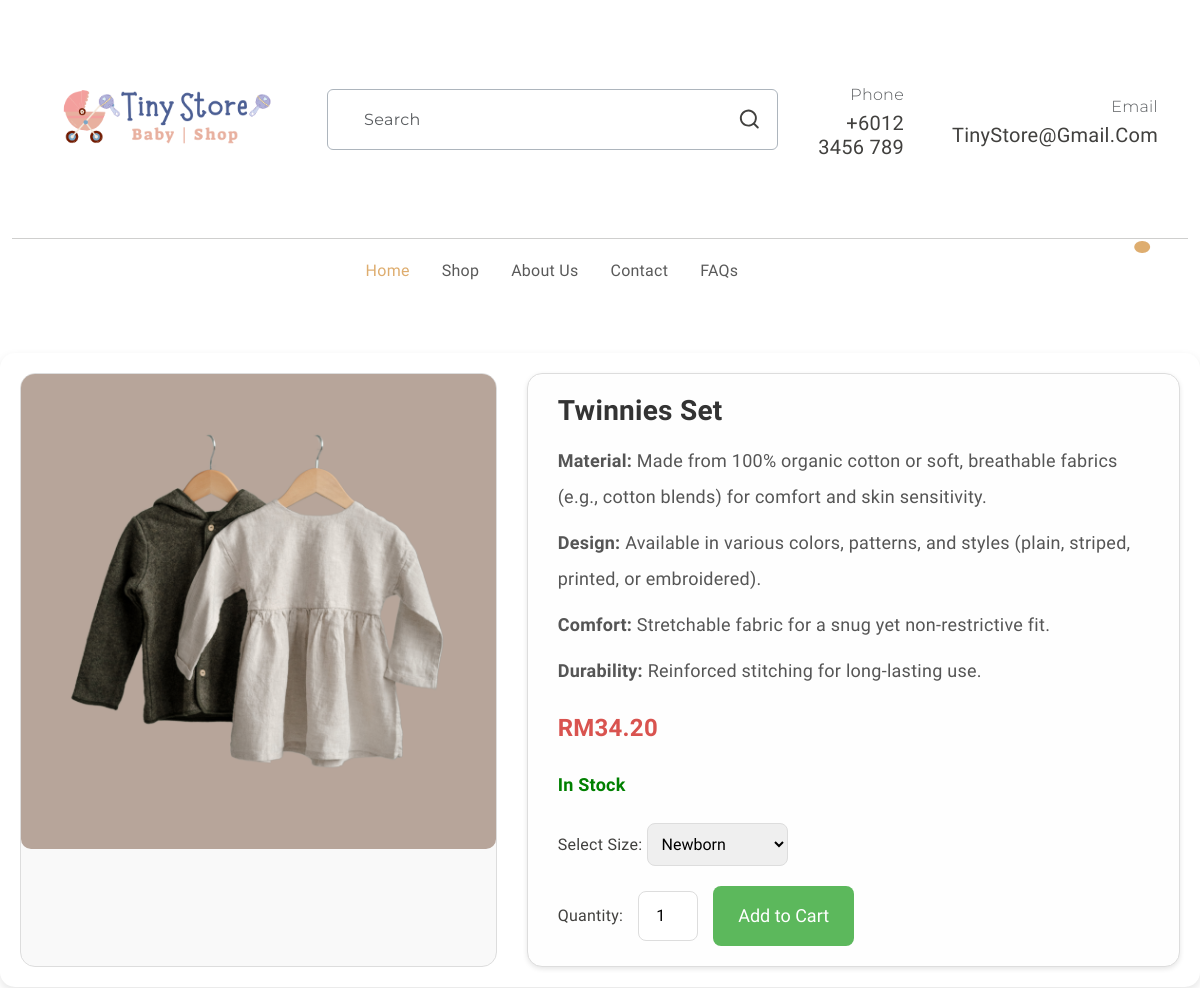
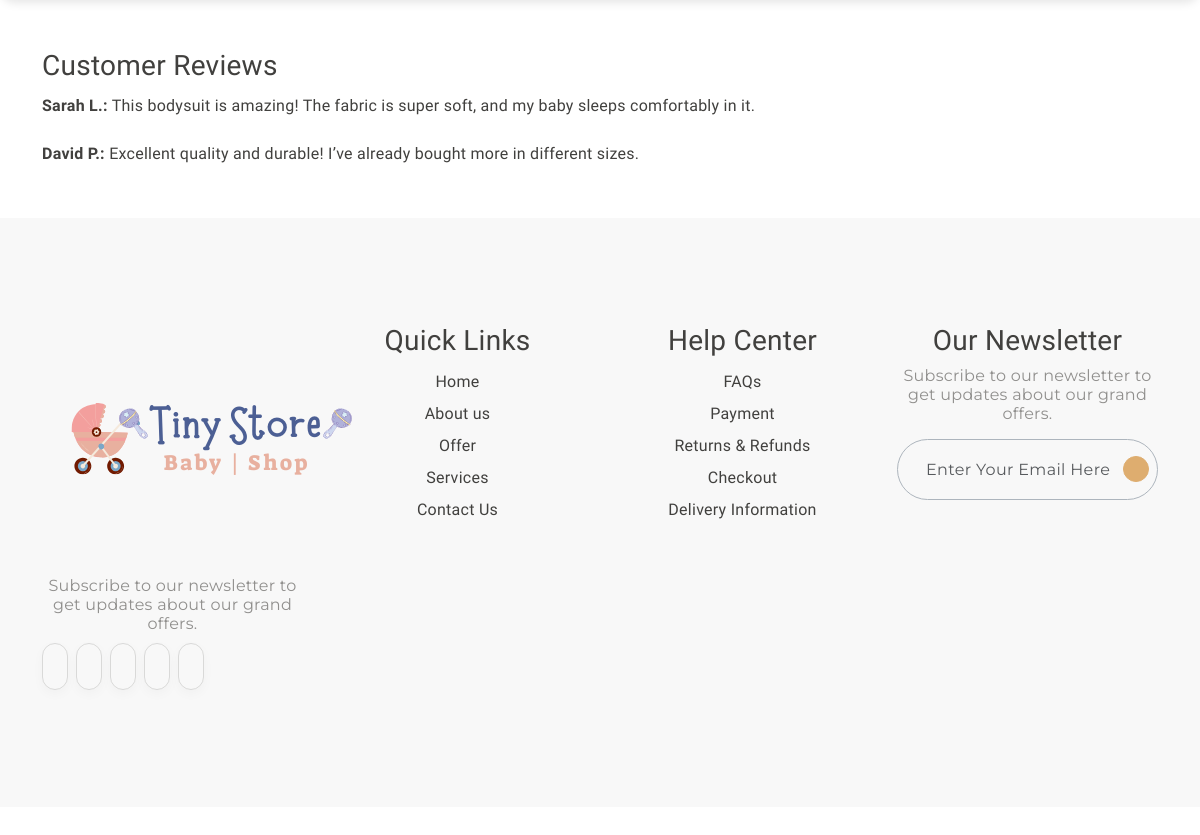
The page /baju1Detail.php on the database its author committed (2 pictures, top to bottom).
### tables this page shows
CREATE TABLE `products` (
  `product_id` int(11) NOT NULL,
  `name` varchar(255) NOT NULL,
  `category` varchar(100) NOT NULL,
  `price` decimal(10,2) NOT NULL,
  `image` varchar(255) DEFAULT NULL,
  `is_featured` tinyint(1) DEFAULT 0,
  `created_at` timestamp NOT NULL DEFAULT current_timestamp()
);

### baju1Detail.php (the view, shortened to what this page needs)
<?php
include 'db_connect.php';
$product_id = isset($_GET['product_id']) ? intval($_GET['product_id']) : 1;
$sql = "SELECT * FROM products WHERE product_id = ?";
$stmt = $conn->prepare($sql);
$stmt->bind_param("i", $product_id);
$stmt->execute();
$result = $stmt->get_result();
if ($result->num_rows > 0) {
  $product = $result->fetch_assoc();
} else {
  echo "Product not found.";
  exit;
}
?>
<!DOCTYPE html>
<html lang="en">
<head>
  <link rel="stylesheet" href="detail.css">
  <link rel="stylesheet" href="https://cdn.jsdelivr.net/npm/swiper@9/swiper-bundle.min.css" />
  <link href="https://cdn.jsdelivr.net/npm/bootstrap@5.3.0-alpha3/dist/css/bootstrap.min.css" rel="stylesheet"
>
  <link rel="stylesheet" type="text/css" href="css/vendor.css">
  <link rel="stylesheet" type="text/css" href="style.css">
</head>
<body>
  <header>
    <div class="container py-2">
      <div class="row py-4 pb-0 pb-sm-4 align-items-center ">
        <div class="col-sm-4 col-lg-3 text-center text-sm-start">
          <div class="main-logo">
            <a href="index.php">
              <img src="images/logo.png" alt="logo" class="img-fluid">
            </a>
          </div>
        </div>
        <div class="col-sm-6 offset-sm-2 offset-md-0 col-lg-5 d-none d-lg-block">
          <div class="search-bar border rounded-2 px-3 border-dark-subtle">
            <form id="search-form" class="text-center d-flex align-items-center" action="" method="">
              <input type="text" class="form-control border-0 bg-transparent"
                placeholder="Search" />
              <svg xmlns="http://www.w3.org/2000/svg" width="24" height="24" viewBox="0 0 24 24">
                <path fill="currentColor"
                  d="M21.71 20.29L18 16.61A9 9 0 1 0 16.61 18l3.68 3.68a1 1 0 0 0 1.42 0a1 1 0 0 0 0-1.39ZM11 18a7 7 0 1 1 7-7a7 7 0 0 1-7 7Z" />
              </svg>
            </form>
          </div>
        </div>
        <div
          class="col-sm-8 col-lg-4 d-flex justify-content-end gap-5 align-items-center mt-4 mt-sm-0 justify-content-center justify-content-sm-end">
          <div class="support-box text-end d-none d-xl-block">
            <span class="fs-6 secondary-font text-muted">Phone</span>
            <h5 class="mb-0">+6012 3456 789</h5>
          </div>
          <div class="support-box text-end d-none d-xl-block">
            <span class="fs-6 secondary-font text-muted">Email</span>
            <h5 class="mb-0">TinyStore@gmail.com</h5>
          </div>
        </div>
      </div>
    </div>
    <div class="container-fluid">
      <hr class="m-0">
    </div>
    <div class="container">
      <nav class="main-menu d-flex navbar navbar-expand-lg ">
        <div class="offcanvas offcanvas-end" tabindex="-1" id="offcanvasNavbar" aria-labelledby="offcanvasNavbarLabel">
          <div class="offcanvas-body justify-content-between">
            <ul class="navbar-nav menu-list list-unstyled d-flex gap-md-3 mb-0">
              <li class="nav-item">
                 <a href="index.php" class="nav-link active">Home</a>
              </li>
              <li class="nav-item">
                <a href="productPage.html" class="nav-link">Shop</a>
              </li>
              <li class="nav-item">
                <a href="aboutUs.html" class="nav-link">About Us</a>
              </li>
              <li class="nav-item">
                <a href="contactUs.html" class="nav-link">Contact</a>
              </li>
              <li class="nav-item">
                <a href="faq.html" class="nav-link">FAQs</a>
              </li>
            </ul>
            <div class="d-none d-lg-flex align-items-end">
              <ul class="d-flex justify-content-end list-unstyled m-0">
                <li>
                </li>
                <li>
                </li>
                <li class="">
                  <a href="index.php" class="mx-3" data-bs-toggle="offcanvas" data-bs-target="#offcanvasCart"
                    aria-controls="offcanvasCart">
                    <span class="position-absolute translate-middle badge rounded-circle bg-primary pt-2">
                    </span>
                  </a>
                </li>
              </ul>
            </div>
          </div>
        </div>
      </nav>
    </div>
  </header>
  <div class="container1">
    <div class="product-image">
      <img src="images/<?php echo htmlspecialchars($product['image'] ?? 'default.png'); ?>" alt="<?php echo htmlspecialchars($product['name']); ?>">
    </div>
    <div class="product-details">
      <h2><?php echo htmlspecialchars($product['name']); ?></h2>
      <p><strong>Material:</strong> Made from 100% organic cotton or soft, breathable fabrics (e.g., cotton blends) for comfort and skin sensitivity.</p>
      <p><strong>Design:</strong> Available in various colors, patterns, and styles (plain, striped, printed, or embroidered).</p>
      <p><strong>Comfort:</strong> Stretchable fabric for a snug yet non-restrictive fit.</p>
      <p><strong>Durability:</strong> Reinforced stitching for long-lasting use.</p>
      <p class="price">RM<?php echo number_format($product['price'], 2); ?></p>
      <p class="stock-status in-stock">In Stock</p>
      <div class="size-selection">
        <label for="size">Select Size: </label>
        <select id="size">
          <option value="newborn">Newborn</option>
        </select>
      </div>
      <div class="add-to-cart">
        <label for="quantity">Quantity:</label>
        <input type="number" id="quantity" value="1" min="1">
        <button>Add to Cart</button>
      </div>
    </div>
  </div>
  <div class="container reviews">
    <h3>Customer Reviews</h3>
    <p><strong>Sarah L.:</strong> This bodysuit is amazing! The fabric is super soft, and my baby sleeps comfortably in
      it.</p>
    <p><strong>David P.:</strong> Excellent quality and durable! I’ve already bought more in different sizes.</p>
  </div>
  <footer id="footer" class="my-5">
    <div class="container py-5 my-5">
      <div class="row">
        <div class="col-md-3">
          <div class="footer-menu">
            <img src="images/logo.png" alt="logo">
            <p class="blog-paragraph fs-6 mt-3">Subscribe to our newsletter to get updates about our grand offers.</p>
            <div class="social-links">
              <ul class="d-flex list-unstyled gap-2">
                <li class="social">
                  <a href="#">
                    <iconify-icon class="social-icon" icon="ri:facebook-fill"></iconify-icon>
                  </a>
                </li>
                <li class="social">
                  <a href="#">
                    <iconify-icon class="social-icon" icon="ri:twitter-fill"></iconify-icon>
                  </a>
                </li>
                <li class="social">
                  <a href="#">
                    <iconify-icon class="social-icon" icon="ri:pinterest-fill"></iconify-icon>
                  </a>
                </li>
                <li class="social">
                  <a href="#">
                    <iconify-icon class="social-icon" icon="ri:instagram-fill"></iconify-icon>
                  </a>
                </li>
                <li class="social">
                  <a href="#">
                    <iconify-icon class="social-icon" icon="ri:youtube-fill"></iconify-icon>
                  </a>
                </li>
              </ul>
            </div>
          </div>
        </div>
        <div class="col-md-3">
          <div class="footer-menu">
            <h3>Quick Links</h3>
            <ul class="menu-list list-unstyled">
              <li class="menu-item">
                <a href="#" class="nav-link">Home</a>
              </li>
              <li class="menu-item">
                <a href="aboutUs.html" class="dropdown-item">About us</a>
              </li>
              <li class="menu-item">
                <a href="#" class="nav-link">Offer </a>
              </li>
              <li class="menu-item">
                <a href="#" class="nav-link">Services</a>
              </li>
              <li class="menu-item">
                <a href="#" class="nav-link">Contact Us</a>
              </li>
            </ul>
          </div>
        </div>
        <div class="col-md-3">
          <div class="footer-menu">
            <h3>Help Center</h5>
              <ul class="menu-list list-unstyled">
                <li class="menu-item">
                  <a href="faq.html" class="nav-link">FAQs</a>
                </li>
                <li class="menu-item">
                  <a href="#" class="nav-link">Payment</a>
                </li>
                <li class="menu-item">
                  <a href="#" class="nav-link">Returns & Refunds</a>
                </li>
                <li class="menu-item">
                  <a href="#" class="nav-link">Checkout</a>
                </li>
                <li class="menu-item">
                  <a href="#" class="nav-link">Delivery Information</a>
                </li>
              </ul>
          </div>
        </div>
        <div class="col-md-3">
          <div>
            <h3>Our Newsletter</h3>
            <p class="blog-paragraph fs-6">Subscribe to our newsletter to get updates about our grand offers.</p>
            <div class="search-bar border rounded-pill border-dark-subtle px-2">
              <form class="text-center d-flex align-items-center" action="" method="">
                <input type="text" class="form-control border-0 bg-transparent" placeholder="Enter your email here" />
                <iconify-icon class="send-icon" icon="tabler:location-filled"></iconify-icon>
              </form>
            </div>
          </div>
        </div>
      </div>
    </div>
  </footer>
</body>
</html>

### detail.css (style rules this page uses)
body { font-family: Arial, sans-serif; margin: 0; padding: 0; background-color: #f4f4f9; }
.container1 { max-width: 1200px; margin: 50px auto; padding: 20px; display: flex; flex-wrap: wrap; gap: 30px; background-color: #ffffff; border-radius: 15px; box-shadow: 0 4px 10px rgba(0, 0, 0, 0.1); overflow: hidden; }
.product-image { flex: 1 1 400px; text-align: center; border-radius: 15px; overflow: hidden; border: 1px solid #ddd; background-color: #f9f9f9; }
.product-image img { max-width: 100%; border-radius: 10px; transition: transform 0.3s ease; }
.product-details { flex: 2 1 500px; background-color: #fefefe; padding: 20px 30px; border-radius: 15px; border: 1px solid #ddd; box-shadow: 0 2px 5px rgba(0, 0, 0, 0.1); }
.product-details h2 { font-size: 28px; font-weight: bold; color: #333; margin-bottom: 15px; }
.product-details p { font-size: 18px; color: #555; margin: 10px 0; }
.product-details .price { font-size: 24px; font-weight: bold; color: #d9534f; margin: 15px 0; }
.stock-status { font-size: 16px; margin: 10px 0; }
.stock-status.in-stock { color: green; font-weight: bold; }
.badge { padding: 5px 10px; border-radius: 12px; font-size: 14px; font-weight: bold; }
.size-selection { margin: 20px 0; }
.size-selection select { padding: 10px; font-size: 16px; border: 1px solid #ddd; border-radius: 8px; }
.add-to-cart { display: flex; align-items: center; gap: 15px; margin-top: 20px; }
.add-to-cart button { padding: 12px 25px; font-size: 18px; background-color: #5cb85c; color: white; border: none; border-radius: 8px; cursor: pointer; transition: background-color 0.3s ease; }
.add-to-cart input { width: 60px; padding: 8px; font-size: 16px; text-align: center; border: 1px solid #ddd; border-radius: 8px; }
footer { background-color: #f8f8f8; padding: 10px; text-align: center; margin-top: 20px; }

### style.css (style rules this page uses)
:root { --header-height: 160px; --header-height-min: 80px; }
:root { --accent-color: #DEAD6F; --dark-color: #222222; --light-dark-color: #727272; --light-color: #fff; --grey-color: #dbdbdb; --light-grey-color: #fafafa; --primary-color: #6995B1; --light-primary-color: #eef1f3; }
:root { --body-font: 'Chilanka', cursive; --heading-font: 'Chilanka', cursive; --secondary-font: 'Montserrat', sans-serif; }
body { --bs-link-color: #333; --bs-link-hover-color: #333; --bs-link-color-rgb: 40, 40, 40; --bs-link-hover-color-rgb: 0, 0, 0; --bs-light-rgb: 248, 248, 248; --bs-font-sans-serif: 'Chilanka', cursive; --bs-body-font-family: var(--bs-font-sans-serif); --bs-body-font-size: 1rem; --bs-body-font-weight: 400; --bs-body-line-height: 2; --bs-body-color: #41403E; --bs-primary: #DEAD6F; --bs-primary-rgb: 222, 173, 111; --bs-primary-bg-subtle: #FFF9EB; --bs-border-color: #F7F7F7; --bs-secondary-rgb: 230, 243, 251; --bs-success-rgb: 238, 245, 228; --bs-danger-rgb: 249, 235, 231; --bs-warning-rgb: 255, 249, 235; --bs-info-rgb: 230, 243, 250; }
body { letter-spacing: 0.01625rem; }
h1, h2, h3, h4, h5, h6 { font-family: var(--heading-font); color: var(--bs-body-color); font-weight: 400; text-transform: capitalize; }
a { text-decoration: none; }
.secondary-font { font-family: var(--secondary-font); font-weight: 300; }
.search-bar { border: 1px solid #EAEAEA; }
.search-bar ::placeholder { font-family: var(--secondary-font); }
.navbar-nav .nav-link.active, .navbar-nav .nav-link.show, .nav-link:focus, .nav-link:hover { color: var(--accent-color); }
.form-control { color: #908F8D; line-height: normal; letter-spacing: 0.02125rem; text-transform: capitalize; border-radius: 0.25rem; border: 1px solid rgba(65, 64, 62, 0.20); background: #FFF; display: flex; padding: 1.25rem 0rem 1.25rem 1.25rem; align-items: center; gap: 0.375rem; align-self: stretch; }
.blog-paragraph { color: #908F8D; font-size: 1rem; font-weight: 400; line-height: normal; font-family: var(--secondary-font); }
iconify-icon.social-icon { color: #CACACA; font-size: 1.125rem; padding: 0.75rem; border-radius: 4.375rem; border: 1px solid #D9D9D8; box-shadow: 0px 4px 12px 0px rgba(0, 0, 0, 0.03); transition: all 0.5s ease; }
iconify-icon.send-icon { cursor: pointer; font-size: 1.125rem; padding: 0.75rem; border-radius: 4.375rem; color: #FFF; border: 1px solid #DEAD6F; background: #DEAD6F; }

### rows shown on the page
products: image (picture), name "Twinnies Set", price "34.20"
